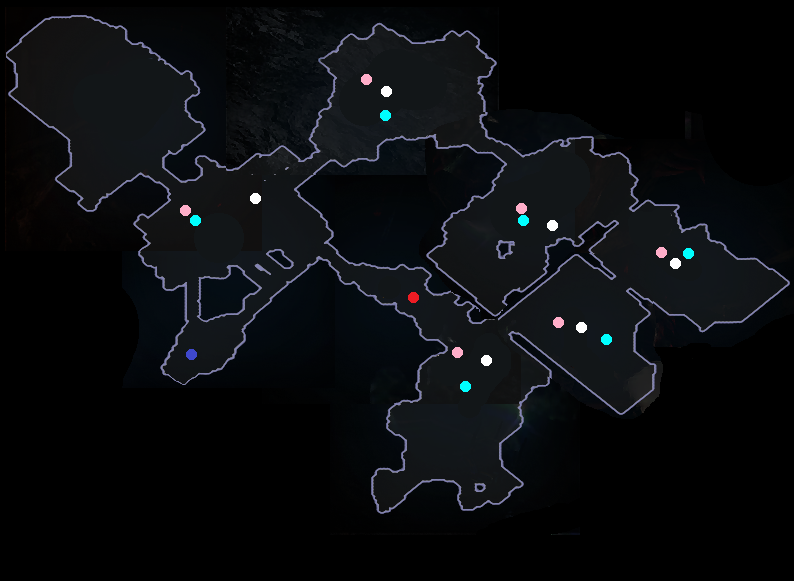
#> input picture templates/map_with_pois_clean.png, 794 x 581 px, found by its file name
$ python test_trajectory_vis.py
#> lines starting #> are read from the running program, lines starting #| are printed output that depends on the picture; after the words box and inside, x2 and y2 are one past the last pixel; in counts of white or black regions, pixels touching at a corner belong together
### src/map_localizer.py
"""
Full Reference Map Localizer Module
Pinpoints player's exact 2D coordinates (X, Y) on a full map layout reference image
by matching live minimap crops in real-time with high precision and sub-pixel accuracy.
"""

import json
import os
from typing import Dict, Any, Tuple, Optional, Union, List
import cv2
import numpy as np
from PIL import Image

from .minimap_extractor import MinimapExtractor


class MapLocalizer:
    """Tracks player's exact position on a full map layout reference image."""

    def __init__(
        self,
        reference_map_path: str = "templates/full_map_reference.png",
        extractor: Optional[MinimapExtractor] = None,
        config_path: str = "config.json",
        min_scale: float = 0.16,
        max_scale: float = 0.38,
    ):
        """
        Initialize MapLocalizer.

        :param reference_map_path: Path to the full map layout reference image.
        :param extractor: Optional MinimapExtractor instance.
        :param config_path: Path to config.json.
        :param min_scale: Minimum scale candidate for minimap matching.
        :param max_scale: Maximum scale candidate for minimap matching.
        """
#> called with reference_map_path = 'templates/full_map_reference.png', config_path = 'config.json', min_scale = 0.16, max_scale = 0.38
        # Resolve reference map path from config.json if default was passed
        resolved_path = reference_map_path
        if (reference_map_path == "templates/full_map_reference.png" or not reference_map_path) and os.path.exists(config_path):
            try:
                with open(config_path, "r", encoding="utf-8") as f:
#> (reads config.json from the repository)
                    cfg = json.load(f)
                    cfg_map = cfg.get("map_layout_file")
                    if cfg_map and os.path.exists(cfg_map):
                        resolved_path = cfg_map
            except Exception:
                pass

        self.reference_map_path = resolved_path
        self.extractor = extractor or MinimapExtractor()
        self.min_scale = min_scale
        self.max_scale = max_scale

        self.ref_img: Optional[np.ndarray] = None
        self.ref_edges: Optional[np.ndarray] = None
        self.ref_w: int = 0
        self.ref_h: int = 0
        self.red_zone_bounds: Optional[Tuple[int, int, int, int]] = None  # (min_x, max_x, min_y, max_y)

        self.last_player_pos: Optional[Tuple[int, int]] = None
        self.last_confidence: float = 0.0
        self.last_scale: Optional[float] = None
        self.locked_counter: int = 0
        self.pending_jump_pos: Optional[Tuple[int, int]] = None
        self.pending_jump_count: int = 0

        self.load_reference_map(self.reference_map_path)

    def load_reference_map(self, map_path: str) -> bool:
        """
        Loads the reference map layout image and computes combined edge/wall features.

        :param map_path: Path to reference image file.
        :return: True if loaded successfully.
        """
#> called with map_path = 'templates/map_with_pois_clean.png'
        if not os.path.exists(map_path):
            print(f"[MAP LOCALIZER] Warning: Reference map file not found at '{map_path}'")
            return False

        img = cv2.imread(map_path)
#> img is the input picture: shape (581, 794, 3); mean B, G, R 14.4, 11.9, 10.1
        if img is None:
            print(f"[MAP LOCALIZER] Error: Could not read image from '{map_path}'")
            return False

        self.ref_img = img
        self.ref_h, self.ref_w = img.shape[:2]
#> self.ref_h = 581; self.ref_w = 794
        self.red_zone_bounds = None

        # Detect Painted Red Square / Zone (HSV red color range)
        hsv = cv2.cvtColor(img, cv2.COLOR_BGR2HSV)
#> hsv: shape (581, 794, 3); mean H, S, V 58.2, 59.2, 14.5
        mask1 = cv2.inRange(hsv, np.array([0, 100, 100]), np.array([10, 255, 255]))
#> mask1: shape (581, 794); every value is 0
        mask2 = cv2.inRange(hsv, np.array([170, 100, 100]), np.array([180, 255, 255]))
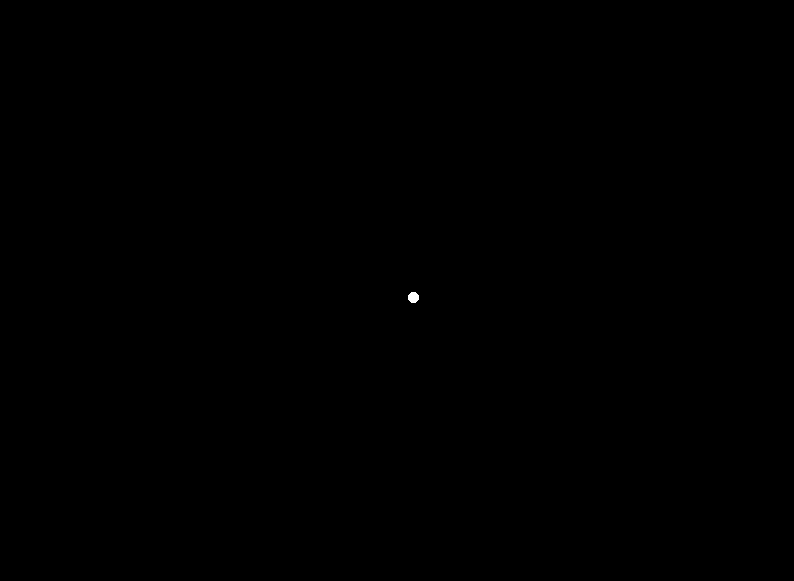
#> mask2: shape (581, 794); 0.02% white; 1 white region, box (x1, y1, x2, y2) and area: (408, 292, 419, 303) 97
        red_mask = cv2.bitwise_or(mask1, mask2)

        # Fallback BGR condition if HSV range is narrow
        b, g, r = img[:, :, 0], img[:, :, 1], img[:, :, 2]
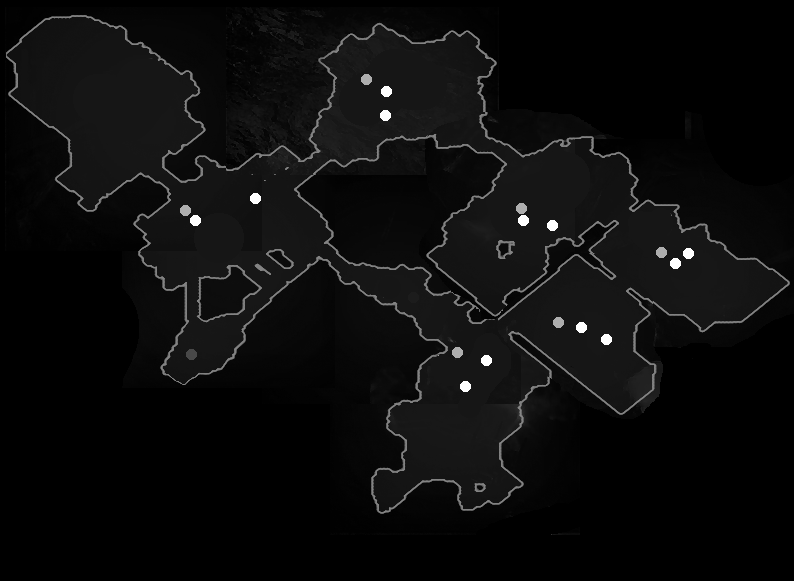
#> g: shape (581, 794); min 0, max 255, mean 11.9
        bgr_red_mask = ((r > 160) & (g < 80) & (b < 80)).astype(np.uint8) * 255
        combined_red = cv2.bitwise_or(red_mask, bgr_red_mask)

        red_y, red_x = np.where(combined_red > 0)
#> red_y = 97 values from 292 to 302; red_x = 97 values, max 418 at index 31, min 408 at index 21, mean 413
        if len(red_x) > 0:
            min_x, max_x = int(np.min(red_x)), int(np.max(red_x))
#> min_x = 408; max_x = 418
            min_y, max_y = int(np.min(red_y)), int(np.max(red_y))
#> min_y = 292; max_y = 302
            self.red_zone_bounds = (min_x, max_x, min_y, max_y)
#> self.red_zone_bounds = (408, 418, 292, 302)
            print(f"[MAP LOCALIZER] Detected Painted Red Zone: X [{min_x}..{max_x}], Y [{min_y}..{max_y}] ({max_x - min_x}x{max_y - min_y} px)")
#| [MAP LOCALIZER] Detected Painted Red Zone: X [408..418], Y [292..302] (10x10 px)

            # Inpaint / clean red pixels for sharp template matching against raw game minimap
            clean_img = cv2.inpaint(img, combined_red, 3, cv2.INPAINT_TELEA)
        else:
            clean_img = img

        # Extract combined edge and wall features from clean reference map
        self.ref_edges = self.extract_features(clean_img, is_crop=False)

        print(f"[MAP LOCALIZER] Successfully loaded Full Reference Map: {self.ref_w}x{self.ref_h} px")
        return True

    def extract_features(self, img_bgr: np.ndarray, is_crop: bool = True) -> np.ndarray:
        """
        Extracts high-contrast structural features combining Canny edges and Cyan/Blue wall masks.
        Masks out center character marker and outer borders for minimap crops.
        """
#> called with is_crop = False
        h, w = img_bgr.shape[:2]
#> h = 581; w = 794

        # 1. Structural Canny edges
        if len(img_bgr.shape) == 3:
            gray = cv2.cvtColor(img_bgr, cv2.COLOR_BGR2GRAY)
        else:
            gray = img_bgr
        blurred = cv2.GaussianBlur(gray, (3, 3), 0)
        edges = cv2.Canny(blurred, 40, 140)
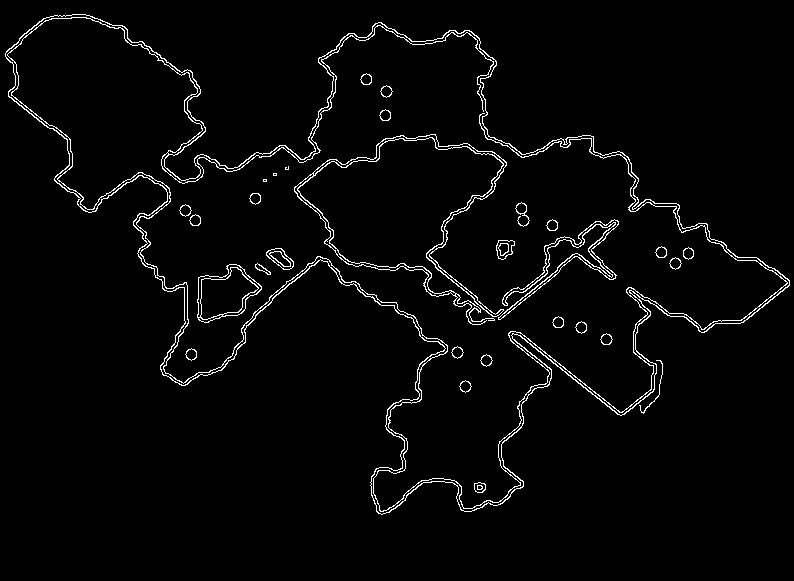
#> edges: shape (581, 794); 2.7% white in thin lines or dots, all inside (x1, y1, x2, y2) = (5, 14, 790, 515)

        # 2. Cyan / Blue wall color detection (Path of Exile 2 minimap walls)
        if len(img_bgr.shape) == 3:
            hsv = cv2.cvtColor(img_bgr, cv2.COLOR_BGR2HSV)
#> hsv: shape (581, 794, 3); mean H, S, V 58.2, 59.2, 14.5
            mask_cyan = cv2.inRange(hsv, np.array([75, 30, 30]), np.array([135, 255, 255]))
#> mask_cyan: shape (581, 794); 3.4% white in thin lines or dots, all inside (x1, y1, x2, y2) = (6, 10, 790, 514)
            b, g, r = img_bgr[:, :, 0], img_bgr[:, :, 1], img_bgr[:, :, 2]
            mask_blue = ((b > 90) & (g > 80) & (r < 140)).astype(np.uint8) * 255
#> mask_blue: shape (581, 794); 2.4% white in thin lines or dots, all inside (x1, y1, x2, y2) = (6, 15, 790, 514)
            cyan_wall = cv2.bitwise_or(mask_cyan, mask_blue)
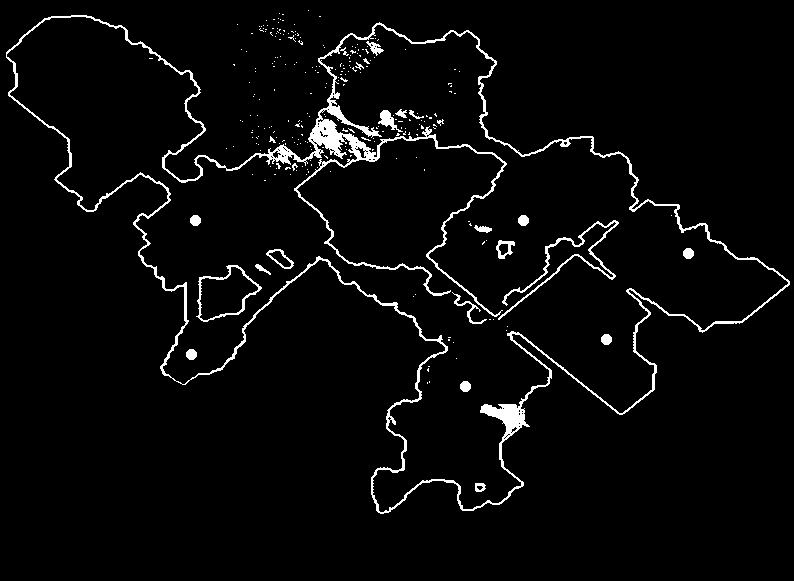
#> cyan_wall: shape (581, 794); 3.6% white; 254 white regions (230 under 20 px), largest, box (x1, y1, x2, y2) and area: (6, 15, 790, 514) 12781, (498, 220, 619, 320) 930, (196, 265, 262, 322) 472
            combined = cv2.bitwise_or(edges, cyan_wall)
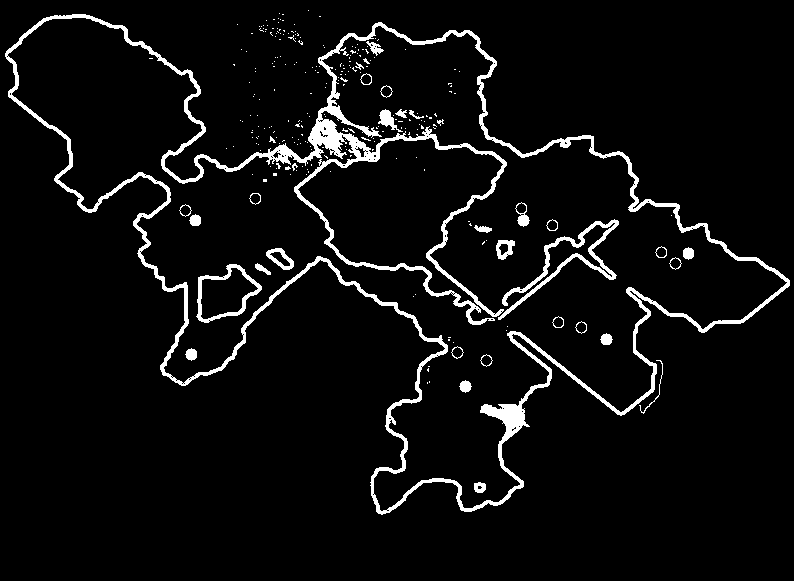
#> combined: shape (581, 794); 5.3% white; 255 white regions (221 under 20 px), largest, box (x1, y1, x2, y2) and area: (5, 14, 790, 515) 19243, (498, 219, 619, 320) 1559, (196, 264, 262, 323) 759
#| [MAP LOCALIZER] Successfully loaded Full Reference Map: 794x581 px
        else:
            combined = edges

        if is_crop:
            # Mask out center character icon (circle around center)
            icon_mask = np.ones((h, w), dtype=np.uint8) * 255
            cv2.circle(icon_mask, (w // 2, h // 2), 18, 0, -1)
            # Mask outer 8px crop frame border
            cv2.rectangle(icon_mask, (0, 0), (w - 1, h - 1), 0, 10)
            return cv2.bitwise_and(combined, combined, mask=icon_mask)

        return combined

    def extract_crop_features(self, minimap_crop: np.ndarray) -> np.ndarray:
        """Compatibility wrapper for extract_features."""
        return self.extract_features(minimap_crop, is_crop=True)

    # [512 lines left out: functions localize_player, calculate_edge_distances, render_player_location, not called in this run]

    def render_trajectory_map(
        self,
        history: List[Dict[str, Any]],
        output_path: str = "debug_output/movement_trajectory.png",
    ) -> str:
        """Renders the full movement trajectory path on the reference map."""
#> called with output_path = 'debug_output/movement_trajectory.png'
        if self.ref_img is None or not history:
            return ""

        canvas = self.ref_img.copy()

        if self.red_zone_bounds:
            rx1, rx2, ry1, ry2 = self.red_zone_bounds
#> rx1 = 408; rx2 = 418; ry1 = 292; ry2 = 302
            cv2.rectangle(canvas, (rx1, ry1), (rx2, ry2), (0, 255, 0), 1)
#> canvas: shape (581, 794, 3); 0.01% of pixels changed, all inside (x1, y1, x2, y2) = (408, 292, 419, 303)

        points = [h["pos"] for h in history if h.get("pos")]
        if len(points) > 1:
            for i in range(len(points) - 1):
                pt1 = (int(points[i][0]), int(points[i][1]))
                pt2 = (int(points[i + 1][0]), int(points[i + 1][1]))
                cv2.line(canvas, pt1, pt2, (255, 255, 0), 2, cv2.LINE_AA)
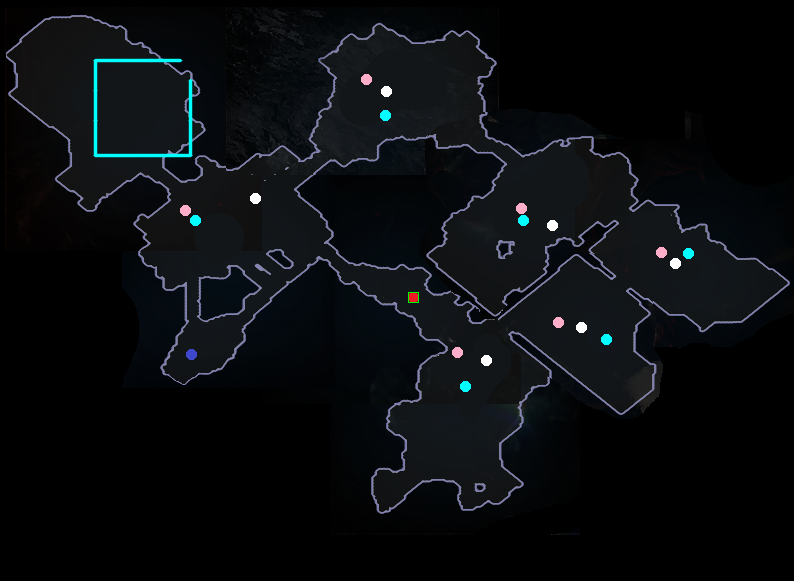
#> canvas: shape (581, 794, 3); mean B, G, R 14.9, 12.5, 10

        for h in history:
            if h.get("pos"):
                px, py = int(h["pos"][0]), int(h["pos"][1])
                cv2.circle(canvas, (px, py), 2, (0, 255, 255), -1)
#> canvas: shape (581, 794, 3); 0.03% of pixels changed, all inside (x1, y1, x2, y2) = (93, 58, 193, 158)

        if points:
            curr_x, curr_y = int(points[-1][0]), int(points[-1][1])
            last_key = history[-1].get("key", "").upper()
            last_edge = history[-1].get("edge", "")
            last_conf = history[-1].get("conf", 0.0)

            cv2.circle(canvas, (curr_x, curr_y), 10, (0, 255, 255), 2)
            cv2.circle(canvas, (curr_x, curr_y), 4, (0, 0, 255), -1)
#> canvas: shape (581, 794, 3); mean B, G, R 14.8, 12.6, 10.2

            status_txt = f"POS:({curr_x},{curr_y}) KEY:{last_key} [{last_edge}] ({last_conf:.0%})"
            cv2.putText(
                canvas,
                status_txt,
                (5, canvas.shape[0] - 8),
                cv2.FONT_HERSHEY_SIMPLEX,
                0.35,
                (255, 255, 255),
                1,
                cv2.LINE_AA,
            )
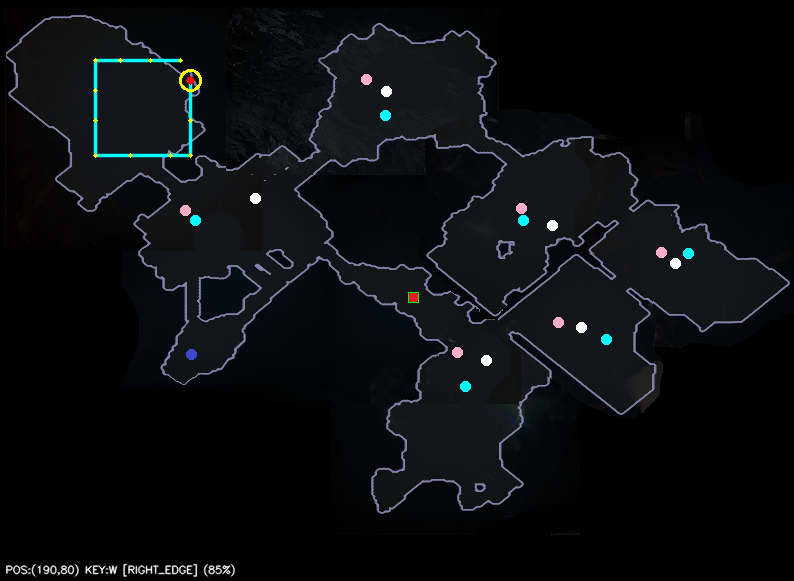
#> canvas: shape (581, 794, 3); mean B, G, R 15.2, 13, 10.6

        os.makedirs(os.path.dirname(os.path.abspath(output_path)), exist_ok=True)
        cv2.imwrite(output_path, canvas)
        return output_path

### src/minimap_extractor.py
import json
import os
from typing import Union, Dict, Tuple
import cv2
import numpy as np
from PIL import Image


class MinimapExtractor:
    """Extracts and preprocesses the minimap region from game screenshots."""

    def __init__(self, roi_config: Dict[str, float] = None):
        """
        Initialize the MinimapExtractor with ROI configuration.

        :param roi_config: Dictionary containing relative crop percentages.
        """
        if roi_config is None:
            config_path = "config.json"
            if os.path.exists(config_path):
                try:
                    with open(config_path, "r", encoding="utf-8") as f:
                        cfg = json.load(f)
                    roi_config = cfg.get("minimap_roi")
                except Exception:
                    pass

        self.roi_config = roi_config or {
            "top_pct": 0.0,
            "bottom_pct": 0.26,
            "left_pct": 0.85,
            "right_pct": 1.00,
        }

    # [113 lines left out: functions _to_cv2, extract_roi, preprocess, not called in this run]

### scratch/test_trajectory_vis.py
"""
Test Movement Trajectory Visualization
"""
import sys, os
sys.path.insert(0, os.path.abspath("."))
from src.map_localizer import MapLocalizer

def test_visualization():
    localizer = MapLocalizer("templates/full_map_reference.png")

    # Simulate a counter-clockwise trajectory around the red box edges
    simulated_history = [
        {"pos": (180, 60), "key": "a", "edge": "TOP_EDGE", "conf": 0.88},
        {"pos": (150, 60), "key": "a", "edge": "TOP_EDGE", "conf": 0.90},
        {"pos": (120, 60), "key": "a", "edge": "TOP_EDGE", "conf": 0.85},
        {"pos": (95, 60),  "key": "a", "edge": "TOP_EDGE", "conf": 0.89},
        {"pos": (95, 90),  "key": "s", "edge": "LEFT_EDGE", "conf": 0.87},
        {"pos": (95, 120), "key": "s", "edge": "LEFT_EDGE", "conf": 0.91},
        {"pos": (95, 155), "key": "s", "edge": "LEFT_EDGE", "conf": 0.86},
        {"pos": (130, 155), "key": "d", "edge": "BOTTOM_EDGE", "conf": 0.92},
        {"pos": (170, 155), "key": "d", "edge": "BOTTOM_EDGE", "conf": 0.88},
        {"pos": (190, 155), "key": "d", "edge": "BOTTOM_EDGE", "conf": 0.89},
        {"pos": (190, 120), "key": "w", "edge": "RIGHT_EDGE", "conf": 0.90},
        {"pos": (190, 80),  "key": "w", "edge": "RIGHT_EDGE", "conf": 0.85},
    ]

    out_path = localizer.render_trajectory_map(simulated_history, "debug_output/movement_trajectory.png")
    print(f"Generated Movement Trajectory Map at: {out_path}")
    assert os.path.exists(out_path)

test_visualization()
